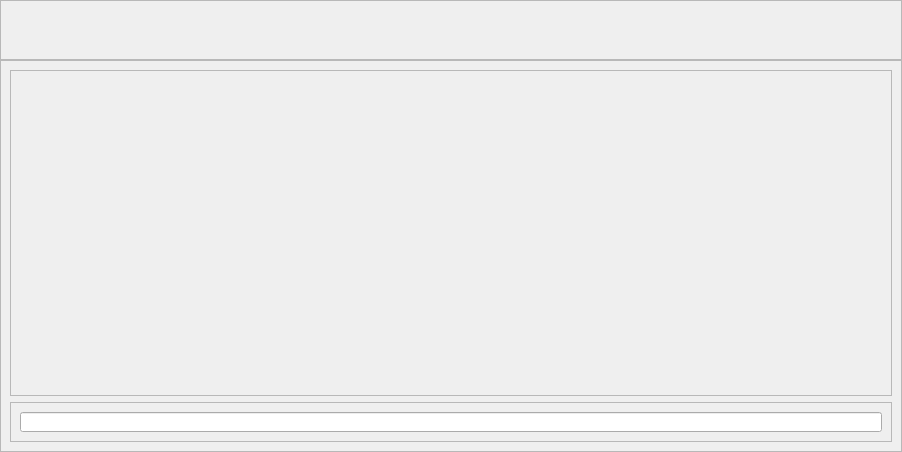
                <widget class="QWidget" name="scrollAreaWidgetContents">
                 <property name="geometry">
                  <rect>
                   <x>0</x>
                   <y>0</y>
                   <width>902</width>
                   <height>452</height>
                  </rect>
                 </property>
                 <layout class="QVBoxLayout" name="verticalLayout_9">
                  <property name="spacing">
                   <number>0</number>
                  </property>
                  <property name="leftMargin">
                   <number>0</number>
                  </property>
                  <property name="topMargin">
                   <number>0</number>
                  </property>
                  <property name="rightMargin">
                   <number>0</number>
                  </property>
                  <property name="bottomMargin">
                   <number>0</number>
                  </property>
                  <item>
                   <widget class="QFrame" name="frame_searchbar">
                    <property name="sizePolicy">
                     <sizepolicy hsizetype="Preferred" vsizetype="Preferred">
                      <horstretch>0</horstretch>
                      <verstretch>0</verstretch>
                     </sizepolicy>
                    </property>
                    <property name="maximumSize">
                     <size>
                      <width>16777215</width>
                      <height>60</height>
                     </size>
                    </property>
                    <property name="styleSheet">
                     <string notr="true"/>
                    </property>
                    <property name="frameShape">
                     <enum>QFrame::StyledPanel</enum>
                    </property>
                    <property name="frameShadow">
                     <enum>QFrame::Raised</enum>
                    </property>
                    <layout class="QHBoxLayout" name="horizontalLayout_3"/>
                   </widget>
                  </item>
                  <item>
                   <widget class="QFrame" name="frame_contents_search">
                    <property name="frameShape">
                     <enum>QFrame::StyledPanel</enum>
                    </property>
                    <property name="frameShadow">
                     <enum>QFrame::Raised</enum>
                    </property>
                    <layout class="QVBoxLayout" name="verticalLayout_10">
                     <item>
                      <widget class="QFrame" name="frame_page_1_contents">
                       <property name="frameShape">
                        <enum>QFrame::StyledPanel</enum>
                       </property>
                       <property name="frameShadow">
                        <enum>QFrame::Raised</enum>
                       </property>
                       <layout class="QVBoxLayout" name="verticalLayout_20">
                        <property name="spacing">
                         <number>0</number>
                        </property>
                        <property name="leftMargin">
                         <number>0</number>
                        </property>
                        <property name="topMargin">
                         <number>0</number>
                        </property>
                        <property name="rightMargin">
                         <number>0</number>
                        </property>
                        <property name="bottomMargin">
                         <number>0</number>
                        </property>
                        <item>
                         <layout class="QVBoxLayout" name="Search_Layout"/>
                        </item>
                       </layout>
                      </widget>
                     </item>
                     <item>
                      <widget class="QFrame" name="frame_page_1_progress">
                       <property name="maximumSize">
                        <size>
                         <width>16777215</width>
                         <height>40</height>
                        </size>
                       </property>
                       <property name="frameShape">
                        <enum>QFrame::StyledPanel</enum>
                       </property>
                       <property name="frameShadow">
                        <enum>QFrame::Raised</enum>
                       </property>
                       <layout class="QHBoxLayout" name="horizontalLayout_7">
                        <item>
                         <widget class="QProgressBar" name="progressBar">
                          <property name="styleSheet">
                           <string notr="true">QProgressBar {
	color:rgb(255, 255, 255)
}

QProgressBar::chunk {
	
	background-color: rgb(30, 215, 96);
}</string>
                          </property>
                          <property name="alignment">
                           <set>Qt::AlignCenter</set>
                          </property>
                         </widget>
                        </item>
                       </layout>
                      </widget>
                     </item>
                    </layout>
                   </widget>
                  </item>
                 </layout>
                </widget>
